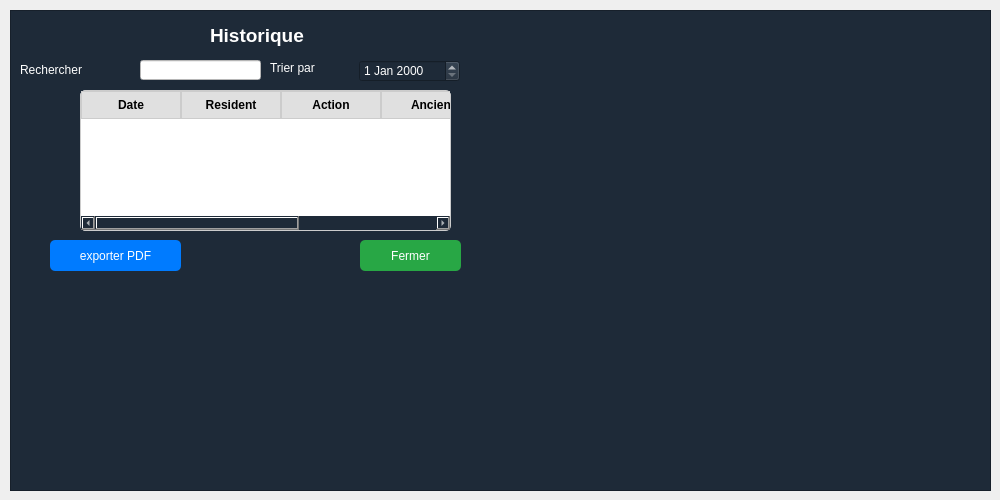
      <widget class="QWidget" name="page_4">
       <widget class="QFrame" name="frame">
        <property name="geometry">
         <rect>
          <x>10</x>
          <y>10</y>
          <width>981</width>
          <height>481</height>
         </rect>
        </property>
        <property name="styleSheet">
         <string notr="true">background-color: #1e2a38;
color: white;
font: bold 11pt &quot;Arial&quot;;</string>
        </property>
        <property name="frameShape">
         <enum>QFrame::Shape::StyledPanel</enum>
        </property>
        <property name="frameShadow">
         <enum>QFrame::Shadow::Raised</enum>
        </property>
        <widget class="QLabel" name="label_21">
         <property name="geometry">
          <rect>
           <x>200</x>
           <y>10</y>
           <width>191</width>
           <height>31</height>
          </rect>
         </property>
         <property name="text">
          <string>&lt;html&gt;&lt;head/&gt;&lt;body&gt;&lt;p&gt;&lt;span style=&quot; font-size:14pt; font-weight:700; color:#ffffff;&quot;&gt;Historique&lt;/span&gt;&lt;/p&gt;&lt;/body&gt;&lt;/html&gt;</string>
         </property>
        </widget>
        <widget class="QLabel" name="label_22">
         <property name="geometry">
          <rect>
           <x>10</x>
           <y>50</y>
           <width>111</width>
           <height>20</height>
          </rect>
         </property>
         <property name="text">
          <string>Rechercher</string>
         </property>
        </widget>
        <widget class="QLineEdit" name="lineEdit">
         <property name="geometry">
          <rect>
           <x>130</x>
           <y>50</y>
           <width>121</width>
           <height>20</height>
          </rect>
         </property>
         <property name="styleSheet">
          <string notr="true">background-color: white;
    gridline-color: #ccc;
    font: 10pt &quot;Arial&quot;;
</string>
         </property>
        </widget>
        <widget class="QLabel" name="label_23">
         <property name="geometry">
          <rect>
           <x>260</x>
           <y>50</y>
           <width>81</width>
           <height>16</height>
          </rect>
         </property>
         <property name="text">
          <string>Trier par</string>
         </property>
        </widget>
        <widget class="QDateEdit" name="dateEdit">
         <property name="geometry">
          <rect>
           <x>349</x>
           <y>50</y>
           <width>101</width>
           <height>22</height>
          </rect>
         </property>
        </widget>
        <widget class="QTableWidget" name="tableWidget">
         <property name="geometry">
          <rect>
           <x>70</x>
           <y>80</y>
           <width>371</width>
           <height>141</height>
          </rect>
         </property>
         <property name="styleSheet">
          <string notr="true">/* Style général du tableau */
QTableWidget {
    background-color: #ffffff;        /* fond blanc des cellules */
    gridline-color: #cccccc;          /* couleur des bordures */
    alternate-background-color: #f2f2f2; /* lignes alternées gris très clair */
    font: 11pt &quot;Segoe UI&quot;;
    color: #000000;
}

/* Header */
QHeaderView::section {
    background-color: #e0e0e0;  /* gris clair pour l'entête */
    color: #000000;
    font-weight: bold;
    border: 1px solid #cccccc;
    padding: 4px;
}

/* Ligne sélectionnée */
QTableWidget::item:selected {
    background-color: #a0c4ff; /* bleu clair */
    color: black;
}

/* Colonnes spécifiques (exemple: Action) */
QTableWidget::item {
    padding: 5px;
}

/* Bordures du tableau */
QTableWidget {
    border: 1px solid #cccccc;
    border-radius: 5px;
}
</string>
         </property>
         <column>
          <property name="text">
           <string>Date</string>
          </property>
         </column>
         <column>
          <property name="text">
           <string>Resident</string>
          </property>
         </column>
         <column>
          <property name="text">
           <string>Action</string>
          </property>
         </column>
         <column>
          <property name="text">
           <string>Ancien</string>
          </property>
         </column>
         <column>
          <property name="text">
           <string>Utlisateur</string>
          </property>
         </column>
        </widget>
        <widget class="QPushButton" name="pushButton">
         <property name="geometry">
          <rect>
           <x>40</x>
           <y>230</y>
           <width>131</width>
           <height>31</height>
          </rect>
         </property>
         <property name="styleSheet">
          <string notr="true">QPushButton {
    background-color: #007bff;
    color: white;
    border-radius: 5px;
}


</string>
         </property>
         <property name="text">
          <string>exporter PDF</string>
         </property>
        </widget>
        <widget class="QPushButton" name="pushButton_2">
         <property name="geometry">
          <rect>
           <x>350</x>
           <y>230</y>
           <width>101</width>
           <height>31</height>
          </rect>
         </property>
         <property name="styleSheet">
          <string notr="true">QPushButton {
    background-color: #28a745;
    color: white;
    border-radius: 5px;
}

</string>
         </property>
         <property name="text">
          <string>Fermer</string>
         </property>
        </widget>
       </widget>
      </widget>
